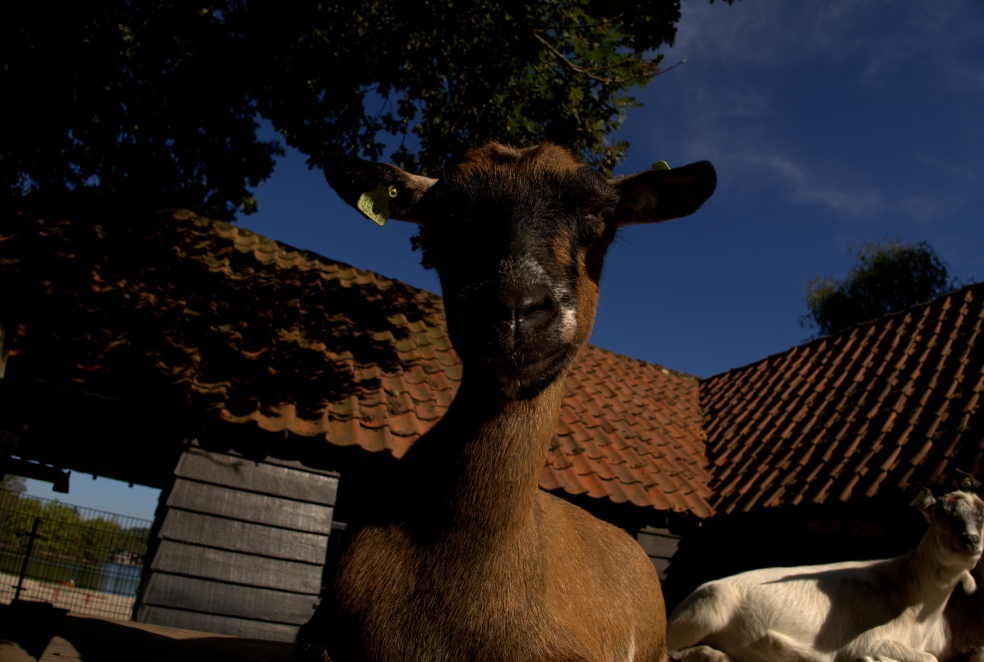
#> input picture DSC04103.jpg, 3936 x 2648 px (shown at 1/4 size)
$ python -i auto_crop.py   (imports and definitions only)
#> lines starting #> are read from the running program, lines starting #| are printed output that depends on the picture; after the words box and inside, x2 and y2 are one past the last pixel; in counts of white or black regions, pixels touching at a corner belong together
"""Auto-crop analyzer — detects framing issues and computes optimal crops.

Analyses image composition and finds the best crop to improve framing:
* **Subject centering / rule-of-thirds alignment** — shifts the crop window
  to place the subject at a natural focal point.
* **Horizon straightening** — detects tilted horizons (not applied as rotation
  but flagged; RT handles rotation separately).
* **Edge dead-space removal** — trims large uniform borders.
* **Aspect ratio preservation** — maintains the original aspect ratio by
  default, or can target common ratios (3:2, 4:3, 16:9, 1:1).

Returns crop coordinates that can be written into a PP3 ``[Crop]`` section.
"""

from __future__ import annotations

import logging
from dataclasses import dataclass
from pathlib import Path
from typing import Optional, Tuple

import numpy as np

logger = logging.getLogger(__name__)


@dataclass
class CropResult:
    """Result of the auto-crop analysis.

    Attributes:
        x, y: Top-left corner of the crop rectangle (in original-image pixels).
        w, h: Width and height of the crop rectangle.
        original_w, original_h: Original image dimensions.
        reason: Human-readable explanation of why the crop was suggested.
        confidence: 0.0–1.0 indicating how strongly the crop is recommended.
    """
    x: int = 0
    y: int = 0
    w: int = 0
    h: int = 0
    original_w: int = 0
    original_h: int = 0
    reason: str = ""
    confidence: float = 0.0

    # [8 lines left out: function is_significant, not called in this run]


def analyze_crop(
    image_path: Path,
    target_ratio: Optional[str] = None,
    min_crop_pct: float = 0.05,
    max_crop_pct: float = 0.25,
) -> CropResult:
    """Analyze an image and return an optimal crop suggestion.

    Args:
        image_path: Path to the image (thumbnail or decoded RAW).
        target_ratio: Target aspect ratio string (``"3:2"``, ``"4:3"``,
            ``"16:9"``, ``"1:1"``), or ``None`` to keep original ratio.
        min_crop_pct: Minimum percentage of area to remove before
            considering the crop worthwhile.
        max_crop_pct: Maximum percentage of area to remove (safety limit).

    Returns:
        A ``CropResult`` with the suggested crop coordinates.
    """
#> called with image_path = '../../../DSC04103.jpg', min_crop_pct = 0.05, max_crop_pct = 0.25
    try:
        from PIL import Image
        img = Image.open(image_path).convert("L")
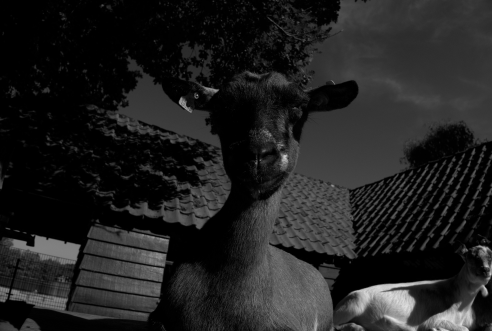
#> img: PIL image 3936x2648 L (shown at 1/8 size); min 0, max 254, mean 33.2
    except Exception:
        try:
            import rawpy
            with rawpy.imread(str(image_path)) as raw:
                rgb = raw.postprocess(use_camera_wb=True, half_size=True)
            gray = np.dot(rgb[..., :3], [0.299, 0.587, 0.114])
            from PIL import Image
            img = Image.fromarray(gray.astype(np.uint8), mode="L")
        except Exception as exc:
            logger.debug("Auto-crop: could not load %s: %s", image_path, exc)
            return CropResult()

    arr = np.asarray(img, dtype=np.float64)
    h, w = arr.shape
    if h < 100 or w < 100:
        return CropResult(w=w, h=h, original_w=w, original_h=h)

    result = CropResult(original_w=w, original_h=h)
    reasons = []

    # ------------------------------------------------------------------
    # 1. Dead-space detection: find uniform borders
    # ------------------------------------------------------------------
    border_crop = _detect_dead_borders(arr, max_trim_pct=max_crop_pct)
#> in _detect_dead_borders, `row_var = np.var(gray, axis=1)`: row_var = 2648 values, max 3402.2 at index 2558, min 489.3 at index 302, mean 1203.6
#> in _detect_dead_borders, `col_var = np.var(gray, axis=0)`: col_var = 3936 values, max 3057.1 at index 3236, min 160.9 at index 1851, mean 1120.8
#> in _detect_dead_borders, `var_threshold = max(np.median(row_var) * 0.05, 5.0)`: var_threshold = 44.44
#> border_crop = (0, 0, 3936, 2648)
    bx, by, bw, bh = border_crop
#> bx = 0; by = 0; bw = 3936; bh = 2648
    if bw < w or bh < h:
        reasons.append("trimmed dead borders")

    # ------------------------------------------------------------------
    # 2. Subject-aware crop via energy map
    # ------------------------------------------------------------------
    from scipy.ndimage import sobel, uniform_filter

    sx = sobel(arr, axis=0)
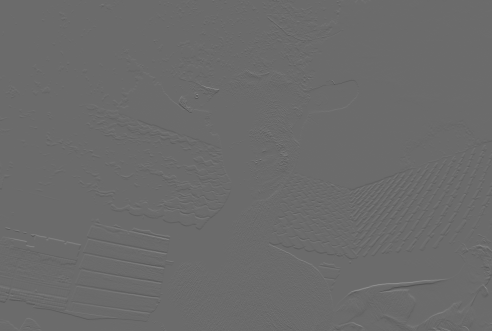
#> sx: shape (2648, 3936) float64 (shown at 1/8 size); min -548, max 752, mean 0.1; drawn with min black and max white
    sy = sobel(arr, axis=1)
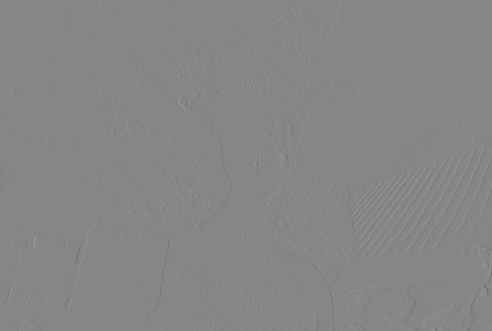
#> sy: shape (2648, 3936) float64 (shown at 1/8 size); min -728, max 652, mean 0; drawn with min black and max white
    energy = np.hypot(sx, sy)

    # Smooth the energy map to find subject regions
    energy_smooth = uniform_filter(energy, size=max(h, w) // 8)
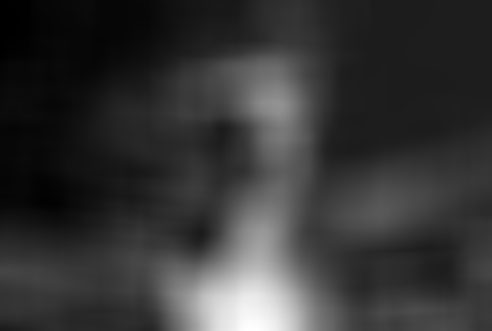
#> energy_smooth: shape (2648, 3936) float64 (shown at 1/8 size); min 0.374, max 85.89, mean 18.4; drawn with min black and max white

    # Find the centroid of high-energy region (subject)
    threshold = np.percentile(energy_smooth, 75)
#> threshold = 21.81
    mask = energy_smooth > threshold
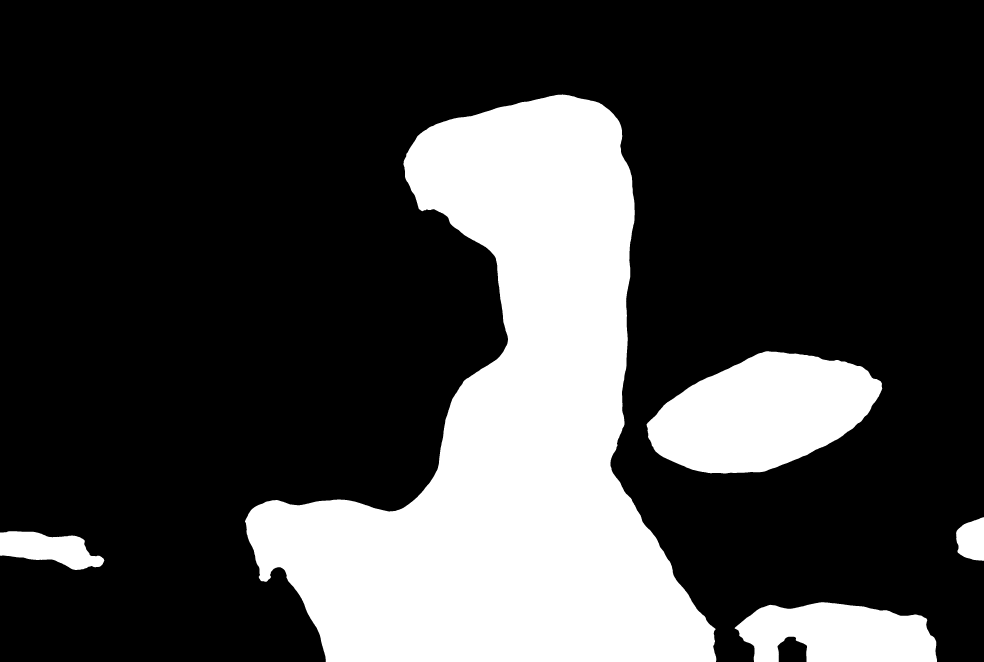
#> mask: shape (2648, 3936) bool (shown at 1/4 size); 25% white; 5 white regions, box (x1, y1, x2, y2) and area: (980, 378, 2866, 2648) 2086375, (2586, 1405, 3529, 1894) 315011, (2938, 2409, 3748, 2648) 148726, (0, 2125, 417, 2280) 40081, (3824, 2069, 3936, 2243) 15439
    if mask.any():
        ys, xs = np.where(mask)
        cy = float(np.mean(ys))
#> cy = 1785.4
        cx = float(np.mean(xs))
#> cx = 2222.2
    else:
        cy, cx = h / 2.0, w / 2.0

    # ------------------------------------------------------------------
    # 3. Determine target ratio
    # ------------------------------------------------------------------
    if target_ratio:
        ratio_map = {"3:2": 3 / 2, "2:3": 2 / 3, "4:3": 4 / 3, "3:4": 3 / 4,
                     "16:9": 16 / 9, "9:16": 9 / 16, "1:1": 1.0}
        target_r = ratio_map.get(target_ratio)
        if target_r is None:
            target_r = w / h  # fallback to original
    else:
        target_r = w / h  # keep original aspect ratio

    # ------------------------------------------------------------------
    # 4. Compute optimal crop window centred on subject
    # ------------------------------------------------------------------
    # Start from the border-trimmed region
    work_w, work_h = bw, bh
#> work_w = 3936; work_h = 2648
    work_x, work_y = bx, by
#> work_x = 0; work_y = 0

    # Maximum pixels we can remove (from the border-trimmed dimensions)
    max_remove_w = int(work_w * max_crop_pct)
#> max_remove_w = 984
    max_remove_h = int(work_h * max_crop_pct)
#> max_remove_h = 662

    # Calculate crop dimensions maintaining target ratio
    crop_w, crop_h = _fit_ratio(work_w, work_h, target_r,
                                 max_remove_w, max_remove_h)
#> in _fit_ratio, `current_ratio = w / h`: current_ratio = 1.49
#> crop_w = 3936; crop_h = 2648

    # Position crop to place subject at rule-of-thirds intersection
    crop_x, crop_y = _position_for_thirds(
        cx - work_x, cy - work_y, crop_w, crop_h, work_w, work_h
    )
    crop_x += work_x
    crop_y += work_y

    # Ensure within bounds
    crop_x = max(0, min(crop_x, w - crop_w))
    crop_y = max(0, min(crop_y, h - crop_h))

    # ------------------------------------------------------------------
    # 5. Evaluate whether the crop is actually an improvement
    # ------------------------------------------------------------------
    original_thirds = _thirds_score(energy, 0, 0, w, h)
    cropped_thirds = _thirds_score(energy, crop_x, crop_y, crop_w, crop_h)

    improvement = cropped_thirds - original_thirds
    area_removed = 1.0 - (crop_w * crop_h) / (w * h)

    if improvement > 0.02 or area_removed > min_crop_pct:
        result.x = int(crop_x)
        result.y = int(crop_y)
        result.w = int(crop_w)
        result.h = int(crop_h)
        result.confidence = min(1.0, improvement * 5 + area_removed * 0.5)

        if improvement > 0.02:
            reasons.append("improved rule-of-thirds framing")
        if target_ratio and abs(target_r - w / h) > 0.05:
            reasons.append(f"adjusted to {target_ratio} ratio")

        result.reason = "; ".join(reasons) if reasons else "minor framing adjustment"
    else:
        # No significant improvement — return full image
        result.x = 0
        result.y = 0
        result.w = w
        result.h = h
        result.confidence = 0.0
        result.reason = "framing is already good"

    return result


# ======================================================================
# Helpers
# ======================================================================

def _detect_dead_borders(gray: np.ndarray, max_trim_pct: float = 0.15) -> Tuple[int, int, int, int]:
    """Detect uniform borders and return the inner bounding box.

    Returns:
        (x, y, w, h) of the content region.
    """
    h, w = gray.shape
    max_trim_h = int(h * max_trim_pct)
    max_trim_w = int(w * max_trim_pct)

    # Compute row/column variance
    row_var = np.var(gray, axis=1)
    col_var = np.var(gray, axis=0)

    # Threshold: a row/column is "dead" if variance is very low
    var_threshold = max(np.median(row_var) * 0.05, 5.0)

    # Trim from top
    top = 0
    for i in range(min(max_trim_h, h // 4)):
        if row_var[i] < var_threshold:
            top = i + 1
        else:
            break

    # Trim from bottom
    bottom = h
    for i in range(h - 1, max(h - max_trim_h, h * 3 // 4) - 1, -1):
        if row_var[i] < var_threshold:
            bottom = i
        else:
            break

    # Trim from left
    left = 0
    for i in range(min(max_trim_w, w // 4)):
        if col_var[i] < var_threshold:
            left = i + 1
        else:
            break

    # Trim from right
    right = w
    for i in range(w - 1, max(w - max_trim_w, w * 3 // 4) - 1, -1):
        if col_var[i] < var_threshold:
            right = i
        else:
            break

    return left, top, right - left, bottom - top


def _fit_ratio(
    w: int, h: int, target_ratio: float,
    max_remove_w: int, max_remove_h: int,
) -> Tuple[int, int]:
    """Compute crop dimensions that fit target_ratio within bounds."""
    current_ratio = w / h

    if abs(current_ratio - target_ratio) < 0.02:
        return w, h  # already close enough

    if current_ratio > target_ratio:
        # Too wide — reduce width
        new_w = min(w, int(h * target_ratio))
        new_w = max(new_w, w - max_remove_w)
        new_h = h
    else:
        # Too tall — reduce height
        new_h = min(h, int(w / target_ratio))
        new_h = max(new_h, h - max_remove_h)
        new_w = w

    return max(100, new_w), max(100, new_h)


def _position_for_thirds(
    subject_x: float, subject_y: float,
    crop_w: int, crop_h: int,
    bound_w: int, bound_h: int,
) -> Tuple[int, int]:
    """Position the crop so the subject lands on a rule-of-thirds point.

    Tries to place the subject at the nearest thirds intersection.
    """
#> called with subject_x = 2222.2, subject_y = 1785.4, crop_w = 3936, crop_h = 2648, bound_w = 3936, bound_h = 2648
    # Four thirds intersection points (relative to crop)
    thirds_points = [
        (crop_w / 3, crop_h / 3),
        (2 * crop_w / 3, crop_h / 3),
        (crop_w / 3, 2 * crop_h / 3),
        (2 * crop_w / 3, 2 * crop_h / 3),
    ]
#> thirds_points = [(1312, 882.7), (2624, 882.7), (1312, 1765.3), (2624, 1765.3)]

    # Find nearest thirds point
    best_dist = float("inf")
    best_tx, best_ty = crop_w / 2, crop_h / 2  # default: center
#> best_tx = 1968; best_ty = 1324
    for tx, ty in thirds_points:
        dist = (subject_x - tx) ** 2 + (subject_y - ty) ** 2
        if dist < best_dist:
            best_dist = dist
            best_tx, best_ty = tx, ty
#> this loop made 4 passes
#> (tx, ty, dist, best_dist, best_tx, best_ty) on passes 1 to 4: (1312, 882.7, 1643245.1, 1643245.1, 1312, 882.7), (2624, 882.7, 976318.5, 976318.5, 2624, 882.7), (1312, 1765.3, 828799.6, 828799.6, 1312, 1765.3), (2624, 1765.3, 161873, 161873, 2624, 1765.3)
#> after the loop, best_dist = 161873; best_tx = 2624; best_ty = 1765.3

    # Position crop so subject aligns with the chosen thirds point
    cx = int(subject_x - best_tx)
#> cx = -401
    cy = int(subject_y - best_ty)
#> cy = 20

    # Clamp to available space
    cx = max(0, min(cx, bound_w - crop_w))
#> cx = 0
    cy = max(0, min(cy, bound_h - crop_h))
#> cy = 0

    return cx, cy


def _thirds_score(energy: np.ndarray, x: int, y: int, w: int, h: int) -> float:
    """Score how well the energy distribution follows rule-of-thirds."""
#> called with x = 0, y = 0, w = 3936, h = 2648
    if w < 30 or h < 30:
        return 0.5

    region = energy[y:y + h, x:x + w]
    rh, rw = region.shape
    h3, w3 = rh // 3, rw // 3
    if h3 == 0 or w3 == 0:
        return 0.5

    grid = np.zeros((3, 3))
    for r in range(3):
        for c in range(3):
            r0, r1 = r * h3, (r + 1) * h3 if r < 2 else rh
            c0, c1 = c * w3, (c + 1) * w3 if c < 2 else rw
            grid[r, c] = np.mean(region[r0:r1, c0:c1])
#> after the loop, grid = [[3.92, 20.99, 10.23], [6.84, 23.48, 17.13], [17.68, 47.39, 17.83]]

    total = grid.sum()
#> total = 165.5
    if total < 1e-6:
        return 0.3

    grid_norm = grid / total
#> grid_norm = [[0.0237, 0.127, 0.0618], [0.0413, 0.142, 0.104], [0.107, 0.286, 0.108]]

    # Reward thirds line intersections and center
    thirds_weight = (
        grid_norm[0, 1] + grid_norm[1, 0]
        + grid_norm[1, 2] + grid_norm[2, 1]
        + grid_norm[1, 1]
    )
#> thirds_weight = 0.7
    # Penalise corner-heavy
    corner_weight = (
        grid_norm[0, 0] + grid_norm[0, 2]
        + grid_norm[2, 0] + grid_norm[2, 2]
    )
#> corner_weight = 0.3

    return float(np.clip(thirds_weight * 0.7 + (1 - corner_weight) * 0.3, 0, 1))

>>> result = analyze_crop('../../../DSC04103.jpg')
#> in analyze_crop, `original_thirds = _thirds_score(energy, 0, 0, w, h)`: original_thirds = 0.7
#> in analyze_crop, `improvement = cropped_thirds - original_thirds`: improvement = 0

$ run again, on DSC04977.jpg
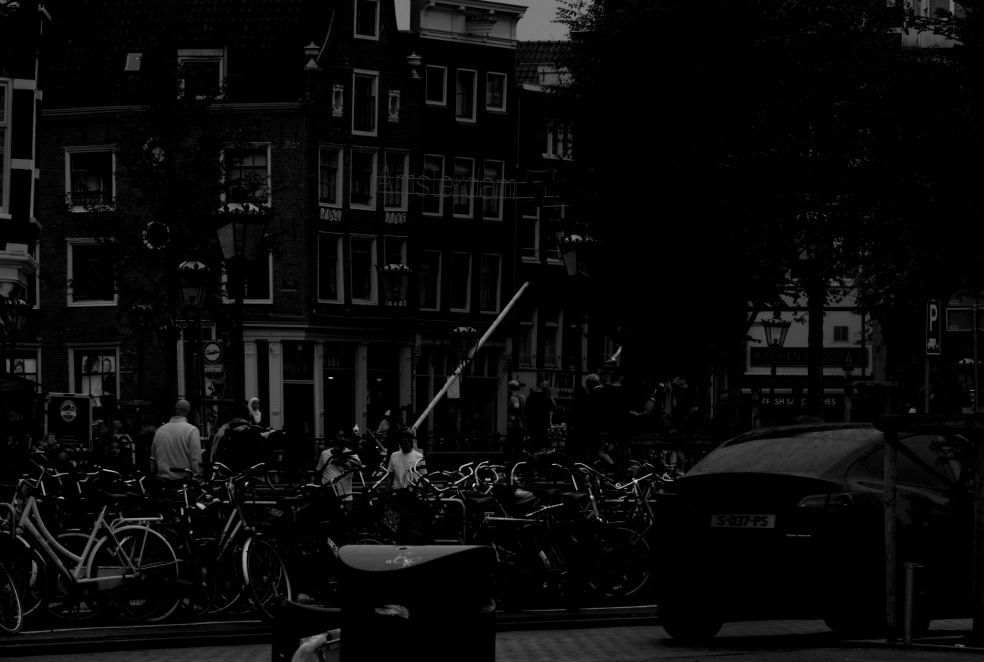
#> input picture DSC04977.jpg, 3936 x 2648 px (shown at 1/4 size)
#> row_var = 2648 values, max 1682.8 at index 0, min 36.45 at index 906, mean 439.9
#> col_var = 3936 values, max 1496.9 at index 983, min 23.43 at index 3913, mean 447.5
#> var_threshold = 17.37
#> border_crop = (0, 0, 3936, 2648)
#> bx = 0; bw = 3936; bh = 2648
#> in analyze_crop, `energy_smooth = uniform_filter(energy, size=max(h, w) // 8)`:
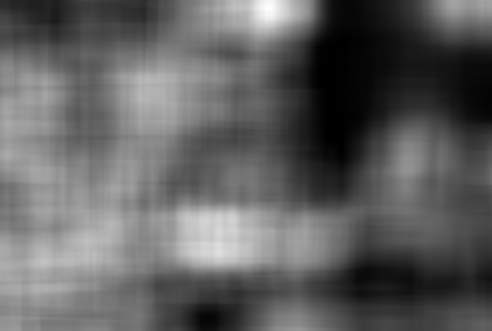
#> energy_smooth: shape (2648, 3936) float64 (shown at 1/8 size); min 0.169, max 44.26, mean 16.8; drawn with min black and max white
#> threshold = 23.91
#> in analyze_crop, `mask = energy_smooth > threshold`:
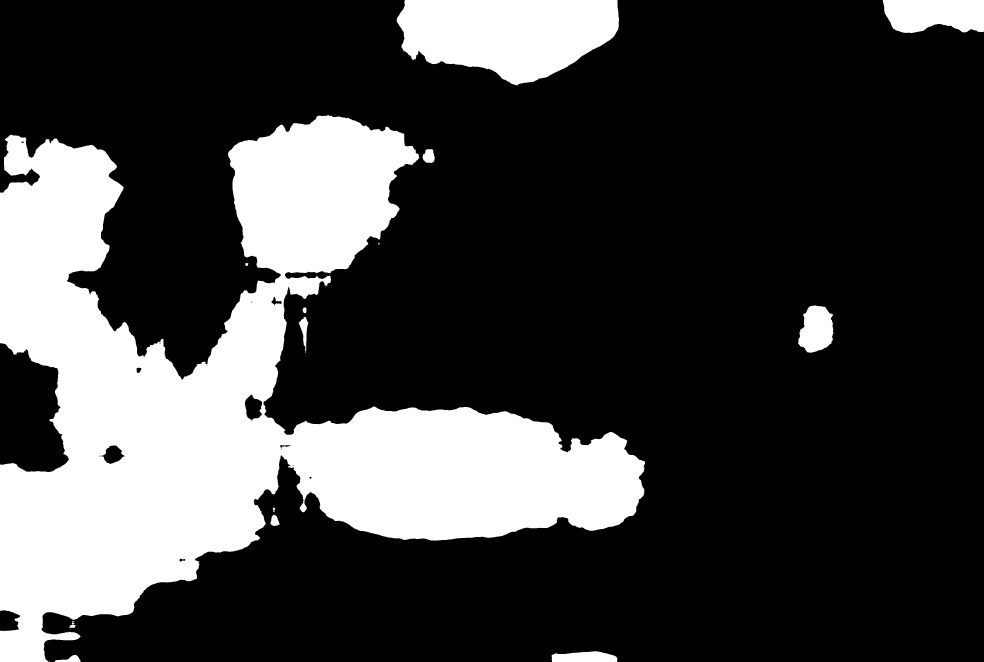
#> mask: shape (2648, 3936) bool (shown at 1/4 size); 25% white; 18 white regions (2 under 20 px), largest, box (x1, y1, x2, y2) and area: (0, 461, 2581, 2648) 2298016, (1587, 0, 2476, 341) 224629, (3531, 0, 3936, 132) 45809
#> in analyze_crop, `cy = float(np.mean(ys))`: cy = 1440
#> in analyze_crop, `cx = float(np.mean(xs))`: cx = 1115.8
#> work_w = 3936; work_h = 2648
#> work_x = 0
#> max_remove_w = 984
#> max_remove_h = 662
#> current_ratio = 1.49
#> crop_w = 3936; crop_h = 2648
#> thirds_points = [(1312, 882.7), (2624, 882.7), (1312, 1765.3), (2624, 1765.3)]
#> in _position_for_thirds, `best_tx, best_ty = crop_w / 2, crop_h / 2`: best_tx = 1968; best_ty = 1324
#> the loop in _position_for_thirds, `for tx, ty in thirds_points:` made 4 passes
#> (tx, ty, dist, best_dist, best_tx, best_ty) on passes 1, 3: (1312, 882.7, 349128.8, 349128.8, 1312, 882.7), (1312, 1765.3, 144317.3, 144317.3, 1312, 1765.3)
#> after the loop in _position_for_thirds, `for tx, ty in thirds_points:`: best_dist = 144317.3; best_tx = 1312; best_ty = 1765.3
#> in _position_for_thirds, `cx = int(subject_x - best_tx)`: cx = -196
#> in _position_for_thirds, `cy = int(subject_y - best_ty)`: cy = -325
#> in _position_for_thirds, `cx = max(0, min(cx, bound_w - crop_w))`: cx = 0
#> after the loop in _thirds_score, `for r in range(3):`: grid = [[17.73, 20.42, 5.67], [23.49, 13.7, 12.48], [24.7, 23.02, 9.86]]
#> total = 151.1
#> grid_norm = [[0.117, 0.135, 0.0376], [0.156, 0.0907, 0.0826], [0.164, 0.152, 0.0653]]
#> thirds_weight = 0.616
#> corner_weight = 0.384
#> original_thirds = 0.616
#> improvement = 0
